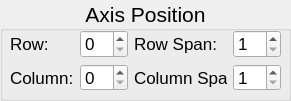
   <widget class="QGroupBox" name="groupBox_11">
    <property name="geometry">
     <rect>
      <x>860</x>
      <y>300</y>
      <width>291</width>
      <height>101</height>
     </rect>
    </property>
    <property name="font">
     <font>
      <family>Arial</family>
      <pointsize>16</pointsize>
      <weight>50</weight>
      <bold>false</bold>
     </font>
    </property>
    <property name="title">
     <string>Axis Position</string>
    </property>
    <property name="alignment">
     <set>Qt::AlignCenter</set>
    </property>
    <widget class="QWidget" name="gridLayoutWidget_5">
     <property name="geometry">
      <rect>
       <x>10</x>
       <y>30</y>
       <width>271</width>
       <height>61</height>
      </rect>
     </property>
     <property name="font">
      <font>
       <family>Arial</family>
       <pointsize>13</pointsize>
       <weight>75</weight>
       <bold>true</bold>
      </font>
     </property>
     <layout class="QGridLayout" name="gridLayout_5" columnstretch="2,1,2,1">
      <item row="0" column="0" alignment="Qt::AlignLeft">
       <widget class="QLabel" name="label_27">
        <property name="font">
         <font>
          <family>Arial</family>
          <pointsize>13</pointsize>
          <weight>50</weight>
          <bold>false</bold>
         </font>
        </property>
        <property name="text">
         <string>Row:</string>
        </property>
       </widget>
      </item>
      <item row="0" column="2">
       <widget class="QLabel" name="label_28">
        <property name="font">
         <font>
          <family>Arial</family>
          <pointsize>13</pointsize>
          <weight>50</weight>
          <bold>false</bold>
         </font>
        </property>
        <property name="text">
         <string>Row Span:</string>
        </property>
       </widget>
      </item>
      <item row="0" column="1">
       <widget class="QSpinBox" name="sbAxisRow">
        <property name="font">
         <font>
          <family>Arial</family>
          <pointsize>13</pointsize>
          <weight>50</weight>
          <bold>false</bold>
         </font>
        </property>
       </widget>
      </item>
      <item row="0" column="3">
       <widget class="QSpinBox" name="sbAxisRowSpan">
        <property name="font">
         <font>
          <family>Arial</family>
          <pointsize>13</pointsize>
          <weight>50</weight>
          <bold>false</bold>
         </font>
        </property>
        <property name="minimum">
         <number>1</number>
        </property>
       </widget>
      </item>
      <item row="1" column="0" alignment="Qt::AlignLeft">
       <widget class="QLabel" name="label_29">
        <property name="font">
         <font>
          <family>Arial</family>
          <pointsize>13</pointsize>
          <weight>50</weight>
          <bold>false</bold>
         </font>
        </property>
        <property name="text">
         <string>Column:</string>
        </property>
       </widget>
      </item>
      <item row="1" column="1">
       <widget class="QSpinBox" name="sbAxisCol">
        <property name="font">
         <font>
          <family>Arial</family>
          <pointsize>13</pointsize>
          <weight>50</weight>
          <bold>false</bold>
         </font>
        </property>
       </widget>
      </item>
      <item row="1" column="3">
       <widget class="QSpinBox" name="sbAxisColSpan">
        <property name="font">
         <font>
          <family>Arial</family>
          <pointsize>13</pointsize>
          <weight>50</weight>
          <bold>false</bold>
         </font>
        </property>
        <property name="minimum">
         <number>1</number>
        </property>
       </widget>
      </item>
      <item row="1" column="2">
       <widget class="QLabel" name="label_30">
        <property name="font">
         <font>
          <family>Arial</family>
          <pointsize>13</pointsize>
          <weight>50</weight>
          <bold>false</bold>
         </font>
        </property>
        <property name="text">
         <string>Column Span:</string>
        </property>
       </widget>
      </item>
     </layout>
    </widget>
   </widget>
